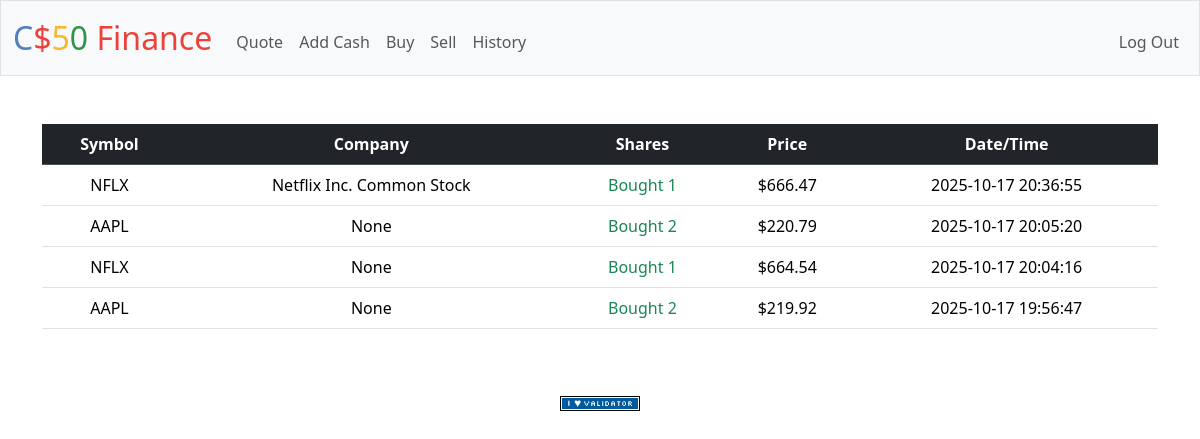
The app's page /history (signed in) with its own data.
### tables this page shows
CREATE TABLE transactions (
id INTEGER PRIMARY KEY AUTOINCREMENT NOT NULL,
user_id INTEGER NOT NULL,
symbol TEXT NOT NULL,
shares INTEGER NOT NULL,
price NUMERIC NOT NULL,
transacted TIMESTAMP NOT NULL DEFAULT CURRENT_TIMESTAMP, name text,
FOREIGN KEY(user_id) REFERENCES users(id)
);

### app.py (the view)
@app.route("/history")
@login_required
def history():
    transactions = db.execute("SELECT * FROM transactions WHERE user_id = ?", session["user_id"])
    return render_template("history.html", transactions=transactions)

### app.py (called while the page is built)
@app.after_request
def after_request(response):
    response.headers["Cache-Control"] = "no-cache, no-store, must-revalidate"
    response.headers["Expires"] = 0
    response.headers["Pragma"] = "no-cache"
    return response

### helpers.py (called while the page is built)
def login_required(f):
    @wraps(f)
    def decorated_function(*args, **kwargs):
        if session.get("user_id") is None:
            return redirect("/login")
        return f(*args, **kwargs)
    return decorated_function

def usd(value):
    return f"${value:,.2f}"

### templates/history.html (shortened to what this page needs)
{% extends "layout.html" %}
{% block main %}
    <table class="table">
        <thead class="table-dark">
            <tr>
                <th>Symbol</th>
                <th>Company</th>
                <th>Shares</th>
                <th>Price</th>
                <th>Date/Time</th>
            </tr>
        </thead>
        <tbody>
            {% for element in transactions | reverse %}
                <tr>
                    <td>{{element.symbol}}</td>
                    <td>{{element.name}}</td>
                    <td class="{{ 'text-success' if element.shares > 0 else 'text-danger' }}">
                        {{ 'Bought' if element.shares > 0 else 'Sold' }} {{ element.shares | abs }}
                    </td>
                    <td>{{element.price | usd}}</td>
                    <td>{{element.transacted}}</td>
                </tr>
            {% endfor %}
        </tbody>
    </table>
{% endblock %}

### records on screen
transactions: symbol "NFLX", name "Netflix Inc. Common Stock", shares "Bought", shares|abs "1", price "$666.47", transacted "2025-10-17 20:36:55"
transactions: symbol "AAPL", name "None", shares "Bought", shares|abs "2", price "$220.79", transacted "2025-10-17 20:05:20"
transactions: symbol "NFLX", name "None", shares "Bought", shares|abs "1", price "$664.54", transacted "2025-10-17 20:04:16"
transactions: symbol "AAPL", name "None", shares "Bought", shares|abs "2", price "$219.92", transacted "2025-10-17 19:56:47"
